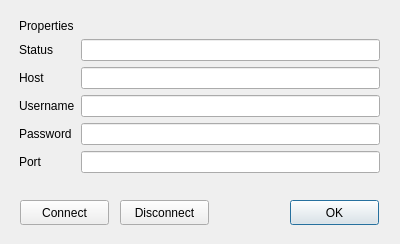
<?xml version="1.0" encoding="UTF-8"?>
<ui version="4.0">
 <class>Dialog</class>
 <widget class="QDialog" name="Dialog">
  <property name="geometry">
   <rect>
    <x>0</x>
    <y>0</y>
    <width>400</width>
    <height>244</height>
   </rect>
  </property>
  <property name="windowTitle">
   <string>Connection properties</string>
  </property>
  <widget class="QWidget" name="formLayoutWidget">
   <property name="geometry">
    <rect>
     <x>19</x>
     <y>19</y>
     <width>361</width>
     <height>174</height>
    </rect>
   </property>
   <layout class="QFormLayout" name="formLayout">
    <item row="0" column="0">
     <widget class="QLabel" name="label">
      <property name="text">
       <string>Properties</string>
      </property>
     </widget>
    </item>
    <item row="1" column="0">
     <widget class="QLabel" name="label_2">
      <property name="text">
       <string>Status</string>
      </property>
     </widget>
    </item>
    <item row="2" column="0">
     <widget class="QLabel" name="label_3">
      <property name="text">
       <string>Host</string>
      </property>
     </widget>
    </item>
    <item row="3" column="0">
     <widget class="QLabel" name="label_4">
      <property name="text">
       <string>Username</string>
      </property>
     </widget>
    </item>
    <item row="4" column="0">
     <widget class="QLabel" name="label_5">
      <property name="text">
       <string>Password</string>
      </property>
     </widget>
    </item>
    <item row="5" column="0">
     <widget class="QLabel" name="label_6">
      <property name="text">
       <string>Port</string>
      </property>
     </widget>
    </item>
    <item row="1" column="1">
     <widget class="QLineEdit" name="statusLine">
      <property name="readOnly">
       <bool>true</bool>
      </property>
     </widget>
    </item>
    <item row="2" column="1">
     <widget class="QLineEdit" name="hostLine">
      <property name="readOnly">
       <bool>true</bool>
      </property>
     </widget>
    </item>
    <item row="3" column="1">
     <widget class="QLineEdit" name="usernameLine">
      <property name="readOnly">
       <bool>true</bool>
      </property>
     </widget>
    </item>
    <item row="4" column="1">
     <widget class="QLineEdit" name="passwordLine">
      <property name="readOnly">
       <bool>true</bool>
      </property>
     </widget>
    </item>
    <item row="5" column="1">
     <widget class="QLineEdit" name="portLine">
      <property name="readOnly">
       <bool>true</bool>
      </property>
     </widget>
    </item>
   </layout>
  </widget>
  <widget class="QPushButton" name="okButton">
   <property name="geometry">
    <rect>
     <x>290</x>
     <y>200</y>
     <width>89</width>
     <height>25</height>
    </rect>
   </property>
   <property name="text">
    <string>OK</string>
   </property>
  </widget>
  <widget class="QPushButton" name="connectButton">
   <property name="geometry">
    <rect>
     <x>20</x>
     <y>200</y>
     <width>89</width>
     <height>25</height>
    </rect>
   </property>
   <property name="text">
    <string>Connect</string>
   </property>
  </widget>
  <widget class="QPushButton" name="disconnectButton">
   <property name="geometry">
    <rect>
     <x>120</x>
     <y>200</y>
     <width>89</width>
     <height>25</height>
    </rect>
   </property>
   <property name="text">
    <string>Disconnect</string>
   </property>
  </widget>
 </widget>
 <resources/>
 <connections/>
</ui>
